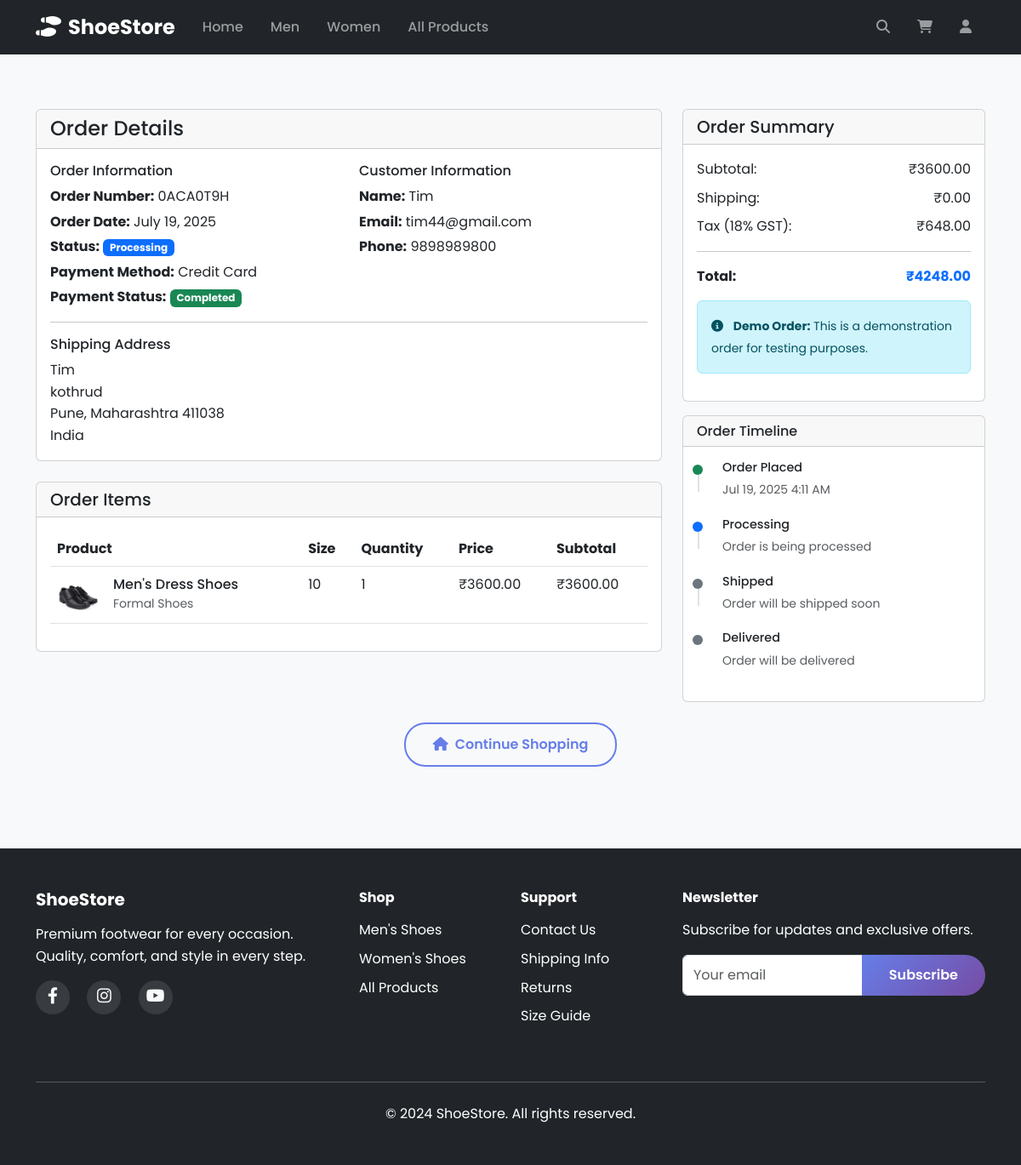
/order/0ACA0T9H/, run on the app's committed database.
### store/models.py (models this page shows, shortened)
class Order(models.Model):
    STATUS_CHOICES = [
        ('pending', 'Pending'),
        ('processing', 'Processing'),
        ('shipped', 'Shipped'),
        ('delivered', 'Delivered'),
        ('cancelled', 'Cancelled'),
    ]
    order_number = models.CharField(max_length=20, unique=True)
    customer_name = models.CharField(max_length=100)
    customer_email = models.EmailField()
    customer_phone = models.CharField(max_length=20)
    shipping_address = models.TextField()
    city = models.CharField(max_length=50)
    state = models.CharField(max_length=50)
    postal_code = models.CharField(max_length=10)
    country = models.CharField(max_length=50, default='India')
    subtotal = models.DecimalField(max_digits=10, decimal_places=2)
    shipping_cost = models.DecimalField(max_digits=10, decimal_places=2, default=0)
    tax = models.DecimalField(max_digits=10, decimal_places=2, default=0)
    total = models.DecimalField(max_digits=10, decimal_places=2)
    status = models.CharField(max_length=20, choices=STATUS_CHOICES, default='pending')
    payment_method = models.CharField(max_length=50, default='Credit Card')
    payment_status = models.CharField(max_length=20, default='pending')
    created = models.DateTimeField(auto_now_add=True)
    updated = models.DateTimeField(auto_now=True)
    class Meta:
        ordering = ['-created']

class OrderItem(models.Model):
    order = models.ForeignKey(Order, related_name='items', on_delete=models.CASCADE)
    product = models.ForeignKey(Product, on_delete=models.CASCADE)
    size = models.CharField(max_length=10, blank=True, null=True)
    quantity = models.PositiveIntegerField(default=1)
    price = models.DecimalField(max_digits=10, decimal_places=2)
    @property
    def subtotal(self):
        return self.price * self.quantity

class Product(models.Model):
    GENDER_CHOICES = [
        ('M', 'Men'),
        ('W', 'Women'),
        ('U', 'Unisex'),
    ]
    name = models.CharField(max_length=200)
    slug = models.SlugField(max_length=200, unique=True)
    category = models.ForeignKey(Category, related_name='products', on_delete=models.CASCADE)
    gender = models.CharField(max_length=1, choices=GENDER_CHOICES, default='U')
    description = models.TextField()
    price = models.DecimalField(max_digits=10, decimal_places=2)
    sale_price = models.DecimalField(max_digits=10, decimal_places=2, blank=True, null=True)
    image = models.ImageField(upload_to='products/', blank=True, null=True)
    available = models.BooleanField(default=True)
    created = models.DateTimeField(auto_now_add=True)
    updated = models.DateTimeField(auto_now=True)
    featured = models.BooleanField(default=False)
    class Meta:
        ordering = ['name']
        indexes = [
            models.Index(fields=['id', 'slug']),
        ]
    def get_static_image_path(self):
        if self.gender == 'M':
            gender_path = 'men'
        elif self.gender == 'W':
            gender_path = 'women'
        else:
            gender_path = 'men'
        category_mapping = {
            'athletic': 'athletic',
            'casual': 'casual',
            'formal': 'formal'
        }
        category_dir = category_mapping.get(self.category.slug, 'casual')
        image_dir = f'static/images/{gender_path}/{category_dir}/'
        try:
            image_files = [f for f in os.listdir(image_dir) if f.lower().endswith(('.jpg', '.jpeg', '.png', '.webp', '.gif', '.avif'))]
            if image_files:
                selected_image = image_files[self.id % len(image_files)]
                if os.path.exists(os.path.join(image_dir, selected_image)):
                    return static(f'images/{gender_path}/{category_dir}/{selected_image}')
                else:
                    for img_file in image_files:
                        if os.path.exists(os.path.join(image_dir, img_file)):
                            return static(f'images/{gender_path}/{category_dir}/{img_file}')
            else:
                return static('images/placeholder.svg')
        except (OSError, FileNotFoundError):
            return static('images/placeholder.svg')
        return static('images/placeholder.svg')
    @property
    def static_image_url(self):
        return self.get_static_image_path()

class Category(models.Model):
    name = models.CharField(max_length=100)
    slug = models.SlugField(max_length=100, unique=True)
    description = models.TextField(blank=True)
    image = models.ImageField(upload_to='categories/', blank=True, null=True)
    class Meta:
        verbose_name_plural = 'categories'
        ordering = ['name']

### store/views.py (the view)
# urls.py: path('order/<str:order_number>/', views.order_detail, name='order_detail'),
def order_detail(request, order_number):
    order = get_object_or_404(Order, order_number=order_number)
    return render(request, 'store/order_detail.html', {'order': order})

### store/context_processors.py (called while the page is built)
def cart_count(request):
    cart = request.session.get('cart', {})
    cart_count = sum(item.get('quantity', 0) for item in cart.values())
    return {'cart_count': cart_count}

### templates/store/order_detail.html (shortened to what this page needs)
{% extends 'store/base.html' %}
{% block content %}
<div class="container py-5">
    <div class="row">
        <div class="col-lg-8">
            <div class="card">
                <div class="card-header">
                    <h4 class="mb-0">Order Details</h4>
                </div>
                <div class="card-body">
                    <div class="row">
                        <div class="col-md-6">
                            <h6>Order Information</h6>
                            <p class="mb-1"><strong>Order Number:</strong> {{ order.order_number }}</p>
                            <p class="mb-1"><strong>Order Date:</strong> {{ order.created|date:"F j, Y" }}</p>
                            <p class="mb-1"><strong>Status:</strong>
                                <span class="badge bg-primary">{{ order.get_status_display }}</span>
                            </p>
                            <p class="mb-1"><strong>Payment Method:</strong> {{ order.payment_method }}</p>
                            <p class="mb-0"><strong>Payment Status:</strong>
                                <span class="badge bg-success">{{ order.payment_status|title }}</span>
                            </p>
                        </div>
                        <div class="col-md-6">
                            <h6>Customer Information</h6>
                            <p class="mb-1"><strong>Name:</strong> {{ order.customer_name }}</p>
                            <p class="mb-1"><strong>Email:</strong> {{ order.customer_email }}</p>
                            <p class="mb-0"><strong>Phone:</strong> {{ order.customer_phone }}</p>
                        </div>
                    </div>
                    <hr>
                    <h6>Shipping Address</h6>
                    <p class="mb-0">
                        {{ order.customer_name }}<br>
                        {{ order.shipping_address }}<br>
                        {{ order.city }}, {{ order.state }} {{ order.postal_code }}<br>
                        {{ order.country }}
                    </p>
                </div>
            </div>
            <div class="card mt-4">
                <div class="card-header">
                    <h5 class="mb-0">Order Items</h5>
                </div>
                <div class="card-body">
                    <div class="table-responsive">
                        <table class="table">
                            <thead>
                                <tr>
                                    <th>Product</th>
                                    <th>Size</th>
                                    <th>Quantity</th>
                                    <th>Price</th>
                                    <th>Subtotal</th>
                                </tr>
                            </thead>
                            <tbody>
                                {% for item in order.items.all %}
                                <tr>
                                    <td>
                                        <div class="d-flex align-items-center">
                                            <img src="{{ item.product.static_image_url }}"
                                                 alt="{{ item.product.name }}"
                                                 style="width: 50px; height: 50px; object-fit: cover;"
                                                 class="me-3">
                                            <div>
                                                <h6 class="mb-0">{{ item.product.name }}</h6>
                                                <small class="text-muted">{{ item.product.category.name }}</small>
                                            </div>
                                        </div>
                                    </td>
                                    <td>{{ item.size|default:"-" }}</td>
                                    <td>{{ item.quantity }}</td>
                                    <td>₹{{ item.price }}</td>
                                    <td>₹{{ item.subtotal }}</td>
                                </tr>
                                {% endfor %}
                            </tbody>
                        </table>
                    </div>
                </div>
            </div>
        </div>
        <div class="col-lg-4">
            <div class="card">
                <div class="card-header">
                    <h5 class="mb-0">Order Summary</h5>
                </div>
                <div class="card-body">
                    <div class="d-flex justify-content-between mb-2">
                        <span>Subtotal:</span>
                        <span>₹{{ order.subtotal }}</span>
                    </div>
                    <div class="d-flex justify-content-between mb-2">
                        <span>Shipping:</span>
                        <span>₹{{ order.shipping_cost }}</span>
                    </div>
                    <div class="d-flex justify-content-between mb-2">
                        <span>Tax (18% GST):</span>
                        <span>₹{{ order.tax }}</span>
                    </div>
                    <hr>
                    <div class="d-flex justify-content-between mb-3">
                        <strong>Total:</strong>
                        <strong class="text-primary">₹{{ order.total }}</strong>
                    </div>
                    <div class="alert alert-info">
                        <small>
                            <i class="fas fa-info-circle me-2"></i>
                            <strong>Demo Order:</strong> This is a demonstration order for testing purposes.
                        </small>
                    </div>
                </div>
            </div>
            <div class="card mt-3">
                <div class="card-header">
                    <h6 class="mb-0">Order Timeline</h6>
                </div>
                <div class="card-body">
                    <div class="timeline">
                        <div class="timeline-item">
                            <div class="timeline-marker bg-success"></div>
                            <div class="timeline-content">
                                <h6 class="mb-1">Order Placed</h6>
                                <small class="text-muted">{{ order.created|date:"M j, Y g:i A" }}</small>
                            </div>
                        </div>
                        <div class="timeline-item">
                            <div class="timeline-marker bg-primary"></div>
                            <div class="timeline-content">
                                <h6 class="mb-1">Processing</h6>
                                <small class="text-muted">Order is being processed</small>
                            </div>
                        </div>
                        <div class="timeline-item">
                            <div class="timeline-marker bg-secondary"></div>
                            <div class="timeline-content">
                                <h6 class="mb-1">Shipped</h6>
                                <small class="text-muted">Order will be shipped soon</small>
                            </div>
                        </div>
                        <div class="timeline-item">
                            <div class="timeline-marker bg-secondary"></div>
                            <div class="timeline-content">
                                <h6 class="mb-1">Delivered</h6>
                                <small class="text-muted">Order will be delivered</small>
                            </div>
                        </div>
                    </div>
                </div>
            </div>
        </div>
    </div>
    <div class="text-center mt-4">
        <a href="{% url 'store:home' %}" class="btn btn-outline-primary">
            <i class="fas fa-home me-2"></i>Continue Shopping
        </a>
    </div>
</div>
{% endblock %}

### static/css/style.css (style rules this page uses)
* { margin: 0; padding: 0; box-sizing: border-box; }
body { font-family: 'Poppins', sans-serif; line-height: 1.6; color: #333; background-color: #f8f9fa; overflow-x: hidden; }
.btn-outline-primary { border: 2px solid #667eea; color: #667eea; border-radius: 25px; padding: 0.75rem 2rem; font-weight: 600; transition: all 0.3s ease; white-space: nowrap; }

### templates/store/order_detail.html (style rules this page uses)
.timeline { position: relative; padding-left: 30px; }
.timeline-item { position: relative; margin-bottom: 20px; }
.timeline-marker { position: absolute; left: -35px; top: 5px; width: 12px; height: 12px; border-radius: 50%; }
.timeline-item:not(:last-child)::after { content: ''; position: absolute; left: -29px; top: 17px; width: 2px; height: 20px; background-color: #dee2e6; }
.timeline-content h6 { margin-bottom: 5px; font-size: 0.9rem; }

### data on the page
Order: order_number "0ACA0T9H", created "July 19, 2025", status "Processing", payment_method "Credit Card", payment_status "Completed", customer_name "Tim", customer_email "tim44@gmail.com", customer_phone "9898989800", shipping_address "kothrud", city "Pune", state "Maharashtra", postal_code "411038", country "India", subtotal "3600.00", shipping_cost "0.00", tax "648.00", total "4248.00", created "Jul 19, 2025 4:11 AM"
OrderItem: product.static_image_url (picture), product.name "Men's Dress Shoes", product.category.name "Formal Shoes", size "10", quantity "1", price "3600.00", subtotal "3600.00"
